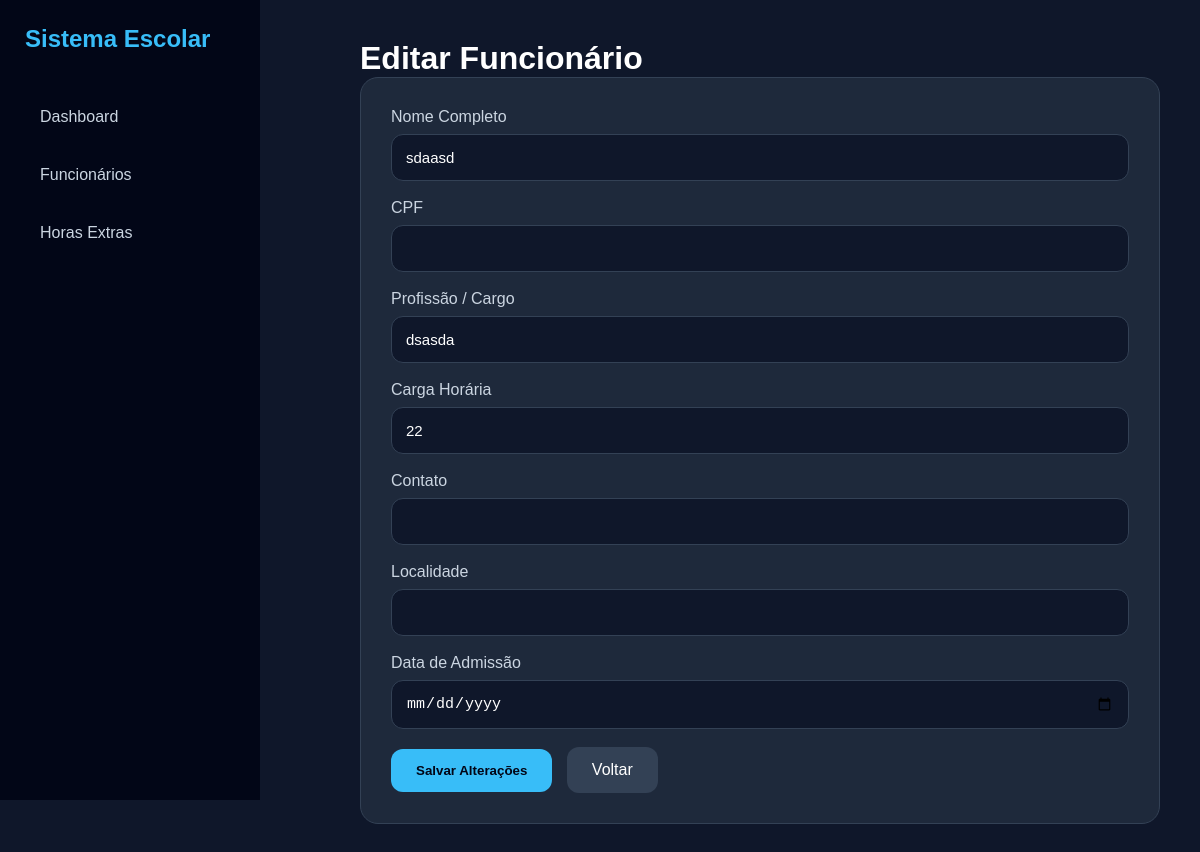
Screenshot of /funcionarios/editar/17/ (signed in) with the database file from the repository.
### funcionarios/models.py (models this page shows, shortened)
class Funcionario(models.Model):
    STATUS = (
        ('ativo', 'Ativo'),
        ('inativo', 'Inativo'),
        ('demitido', 'Demitido'),
    )
    nome = models.CharField(max_length=150)
    cpf = models.CharField(max_length=14)
    numero = models.CharField(
        max_length=20,
        blank=True,
        null=True
    )
    localidade = models.CharField(
        max_length=150,
        blank=True,
        null=True
    )
    escola = models.CharField(max_length=150)
    cargo = models.ForeignKey(
        Cargo,
        on_delete=models.SET_NULL,
        null=True,
        blank=True
    )
    carga_horaria = models.IntegerField(default=0)
    status = models.CharField(
        max_length=20,
        choices=STATUS,
        default='ativo'
    )
    data_admissao = models.DateField(
        blank=True,
        null=True
    )
    criado_em = models.DateTimeField(auto_now_add=True)

class Cargo(models.Model):
    nome = models.CharField(
        max_length=100,
        unique=True
    )
    def __str__(self):
        return self.nome

### funcionarios/views.py (the view, shortened to what this page needs)
@login_required(login_url='/login/')
def editar_funcionario(request, id):
    funcionario = get_object_or_404(Funcionario, id=id)
    return render(
        request,
        'editar_funcionario.html',
        {
            'funcionario': funcionario
        }
    )

### funcionarios/templates/editar_funcionario.html (shortened to what this page needs)
<!DOCTYPE html>
<html lang="pt-br">
<head>
</head>
<body>
    <div class="sidebar">
        <div class="logo">
            Sistema Escolar
        </div>
        <a href="/">Dashboard</a>
        <a href="/funcionarios/">Funcionários</a>
        <a href="/horas-extras/">Horas Extras</a>
    </div>
    <div class="content">
        <h1>Editar Funcionário</h1>
        <div class="form-box">
            <form method="POST">
                <div class="campo">
                    <label>Nome Completo</label>
                    <input type="text" name="nome" value="{{ funcionario.nome }}" required>
                </div>
                <div class="campo">
                    <label>CPF</label>
                    <input type="text" name="cpf" value="{{ funcionario.cpf }}">
                </div>
                <div class="campo">
                    <label>Profissão / Cargo</label>
                    <input type="text" name="cargo" value="{{ funcionario.cargo }}">
                </div>
                <div class="campo">
                    <label>Carga Horária</label>
                    <input type="number" name="carga_horaria" value="{{ funcionario.carga_horaria }}">
                </div>
                <div class="campo">
                    <label>Contato</label>
                    <input type="text" name="numero" value="{{ funcionario.numero }}">
                </div>
                <div class="campo">
                    <label>Localidade</label>
                    <input type="text" name="localidade" value="{{ funcionario.localidade }}">
                </div>
                <div class="campo">
                    <label>Data de Admissão</label>
                    <input type="date" name="data_admissao" value="{{ funcionario.data_admissao|date:'Y-m-d' }}">
                </div>
                <button type="submit">
                    Salvar Alterações
                </button>
                <a href="/funcionarios/" class="btn-voltar">
                    Voltar
                </a>
            </form>
        </div>
    </div>
</body>
</html>

### funcionarios/templates/editar_funcionario.html (style rules this page uses)
* { margin:0; padding:0; box-sizing:border-box; }
body { background:#0f172a; font-family:Arial; color:white; display:flex; margin:0; }
.sidebar { width:260px; height:100vh; background:#020617; padding:25px; position:fixed; left:0; top:0; overflow-y:auto; }
.logo { font-size:24px; font-weight:bold; margin-bottom:40px; color:#38bdf8; }
.sidebar a { display:block; color:#cbd5e1; text-decoration:none; padding:15px; border-radius:12px; margin-bottom:10px; transition:0.3s; }
.content { margin-left:320px; padding:40px; width:calc(100% - 320px); }
.form-box { background:#1e293b; border:1px solid #334155; border-radius:18px; padding:30px; max-width:900px; width:100%; }
.campo { display:flex; flex-direction:column; margin-bottom:18px; }
label { color:#cbd5e1; margin-bottom:8px; }
input { background:#0f172a; border:1px solid #334155; color:white; padding:14px; border-radius:12px; outline:none; font-size:15px; width:100%; }
button { background:#38bdf8; color:#020617; border:none; padding:14px 25px; border-radius:12px; font-weight:bold; cursor:pointer; transition:0.3s; }
.btn-voltar { background:#334155; color:white; text-decoration:none; padding:14px 25px; border-radius:12px; margin-left:10px; display:inline-block; transition:0.3s; }

### rows the page displays
Funcionario: nome "sdaasd", cargo "dsasda", carga_horaria "22"
